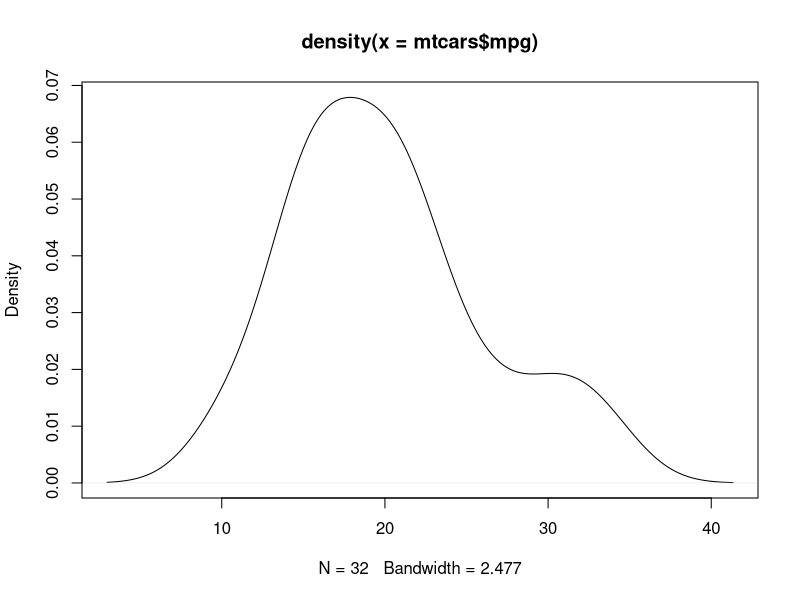

Source code (R):
# http://www.statmethods.net/graphs/density.html

# Kernel Density Plot
d <- density(mtcars$mpg) # returns the density data 
plot(d) # plots the results

